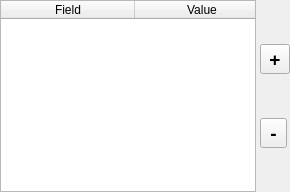
           <widget class="QWidget" name="widget" native="true">
            <layout class="QHBoxLayout" name="horizontalLayout_2">
             <property name="spacing">
              <number>1</number>
             </property>
             <property name="leftMargin">
              <number>0</number>
             </property>
             <property name="topMargin">
              <number>0</number>
             </property>
             <property name="rightMargin">
              <number>0</number>
             </property>
             <property name="bottomMargin">
              <number>0</number>
             </property>
             <item>
              <widget class="QTableWidget" name="tableWidget_boxes">
               <property name="minimumSize">
                <size>
                 <width>0</width>
                 <height>100</height>
                </size>
               </property>
               <property name="horizontalScrollBarPolicy">
                <enum>Qt::ScrollBarAlwaysOff</enum>
               </property>
               <property name="editTriggers">
                <set>QAbstractItemView::NoEditTriggers</set>
               </property>
               <property name="tabKeyNavigation">
                <bool>false</bool>
               </property>
               <property name="dragDropOverwriteMode">
                <bool>false</bool>
               </property>
               <property name="selectionMode">
                <enum>QAbstractItemView::SingleSelection</enum>
               </property>
               <property name="showGrid">
                <bool>false</bool>
               </property>
               <attribute name="horizontalHeaderMinimumSectionSize">
                <number>134</number>
               </attribute>
               <attribute name="horizontalHeaderStretchLastSection">
                <bool>true</bool>
               </attribute>
               <attribute name="verticalHeaderVisible">
                <bool>false</bool>
               </attribute>
               <column>
                <property name="text">
                 <string>Field</string>
                </property>
               </column>
               <column>
                <property name="text">
                 <string>Value</string>
                </property>
               </column>
              </widget>
             </item>
             <item alignment="Qt::AlignHCenter">
              <widget class="QWidget" name="widget_8" native="true">
               <property name="sizePolicy">
                <sizepolicy hsizetype="Minimum" vsizetype="Preferred">
                 <horstretch>0</horstretch>
                 <verstretch>0</verstretch>
                </sizepolicy>
               </property>
               <layout class="QGridLayout" name="gridLayout_4">
                <property name="sizeConstraint">
                 <enum>QLayout::SetMinimumSize</enum>
                </property>
                <property name="leftMargin">
                 <number>3</number>
                </property>
                <property name="topMargin">
                 <number>0</number>
                </property>
                <property name="rightMargin">
                 <number>0</number>
                </property>
                <property name="bottomMargin">
                 <number>0</number>
                </property>
                <property name="spacing">
                 <number>0</number>
                </property>
                <item row="0" column="0">
                 <widget class="QToolButton" name="toolButton_addBox">
                  <property name="minimumSize">
                   <size>
                    <width>27</width>
                    <height>0</height>
                   </size>
                  </property>
                  <property name="font">
                   <font>
                    <pointsize>14</pointsize>
                    <bold>true</bold>
                   </font>
                  </property>
                  <property name="text">
                   <string>+</string>
                  </property>
                 </widget>
                </item>
                <item row="1" column="0">
                 <widget class="QToolButton" name="toolButton_removeBox">
                  <property name="minimumSize">
                   <size>
                    <width>27</width>
                    <height>0</height>
                   </size>
                  </property>
                  <property name="font">
                   <font>
                    <pointsize>14</pointsize>
                    <bold>true</bold>
                   </font>
                  </property>
                  <property name="text">
                   <string>-</string>
                  </property>
                 </widget>
                </item>
               </layout>
              </widget>
             </item>
            </layout>
           </widget>
